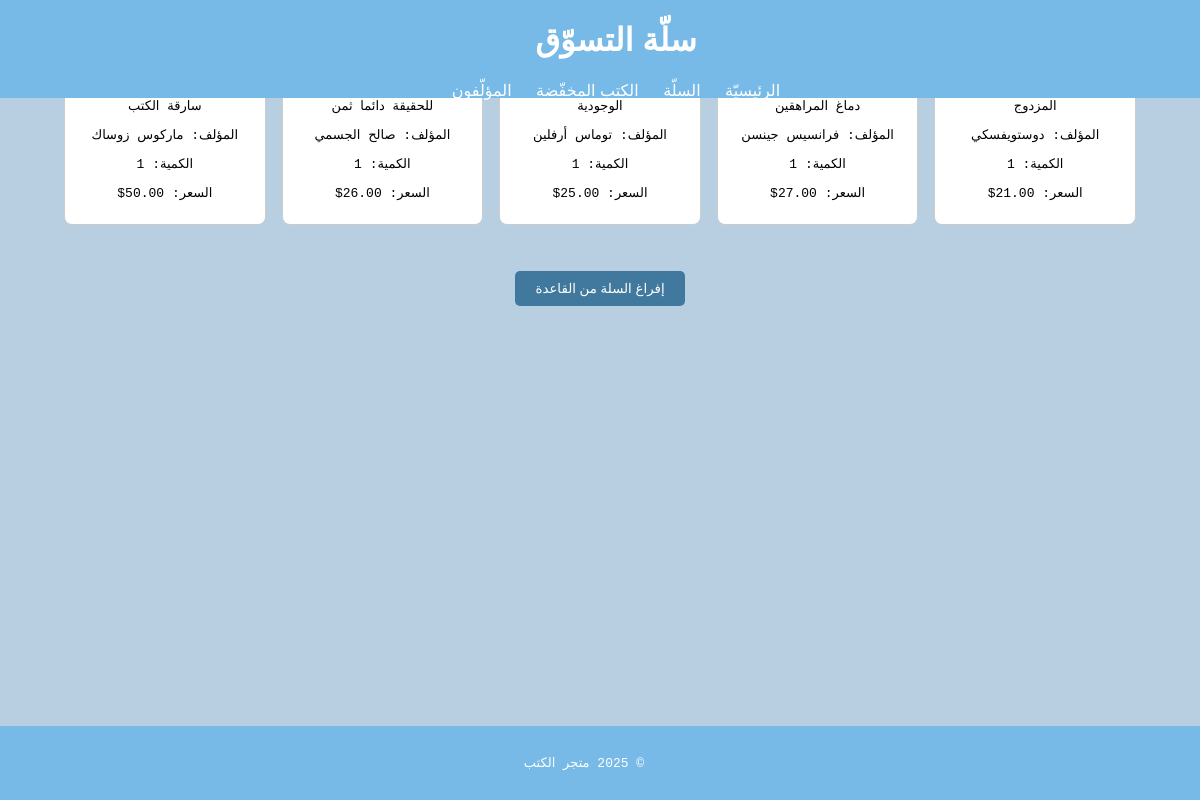
The page /Project2.html on the database as committed earlier.
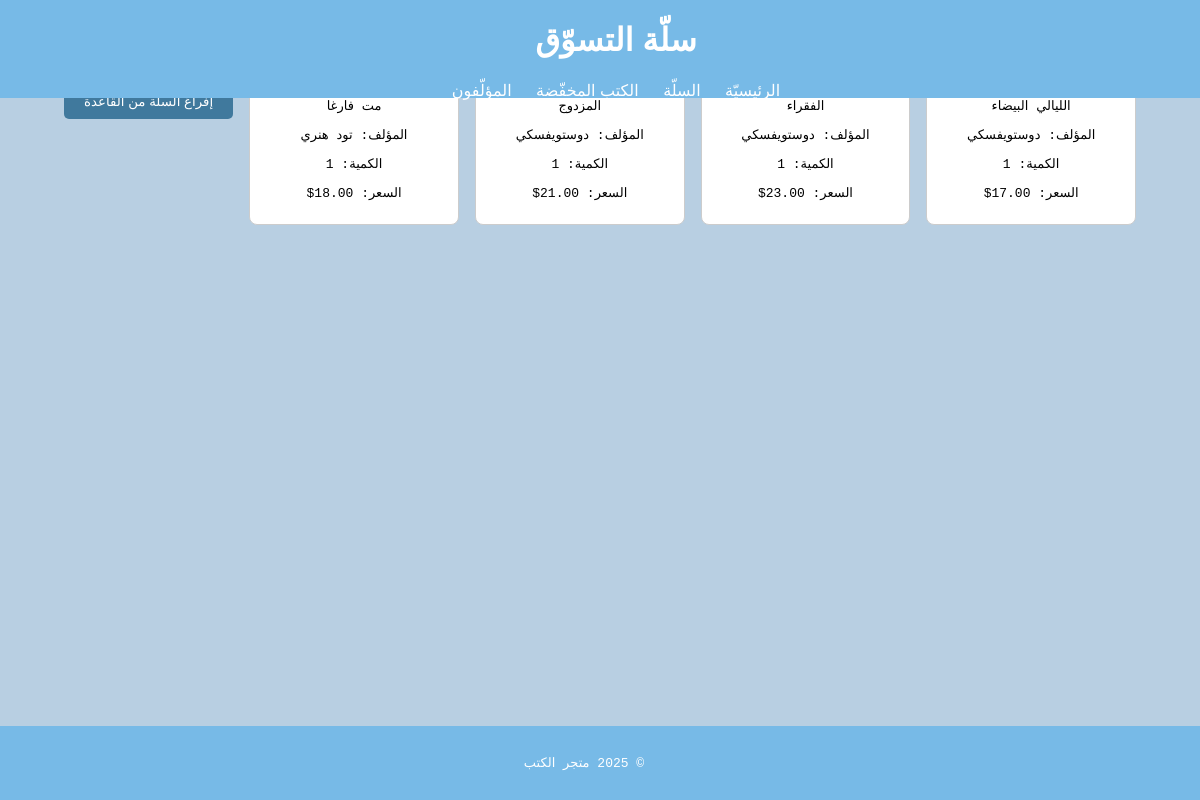
The same page on the database as committed later.
### store/models.py (models this page shows, shortened)
class CartItem(models.Model):
    book = models.ForeignKey(Book, on_delete=models.CASCADE)
    quantity = models.IntegerField(default=1)
    added_at = models.DateTimeField(auto_now_add=True)

class Book(models.Model):
    title = models.CharField(max_length=200)
    author = models.CharField(max_length=50)
    price = models.DecimalField(max_digits=4, decimal_places=2)
    image = models.ImageField(upload_to='images/', blank=True, null=True)

### store/views.py (the view)
# urls.py: path('Project2.html', views.Project2, name='project2'),
def Project2(request):
    items = CartItem.objects.all()
    return render(request, 'store/Project2.html', {'items': items})

### store/templates/store/Project2.html (shortened to what this page needs)
{% load static %}
<!DOCTYPE html>
<html lang="ar">
<head>
    <link rel="stylesheet" href="{% static 'css/style.css' %}">
</head>
<body>
    <header>
        <h1>سلّة التسوّق</h1>
        <nav>
            <ul>
                <li><a href="{% url 'home' %}">الرئيسيّة</a></li>
                <li><a href="{% url 'project2' %}">السلّة</a></li>
                <li><a href="{% url 'project3' %}">الكتب المخفّضة</a></li>
                <li><a href="{% url 'project4' %}">المؤلّفون</a></li>
            </ul>
        </nav>
    </header>
    <main>
        <section id="cart-items">
            {% if items %}
                {% for item in items %}
                    <div class="cart-item" style="border: 1px solid #ccc; padding: 10px; margin: 10px 0; border-radius: 8px;">
                        <h3>{{ item.book.title }}</h3>
                        <p>المؤلف: {{ item.book.author }}</p>
                        <p>الكمية: {{ item.quantity }}</p>
                        <p>السعر: {{ item.book.price }}$</p>
                    </div>
                {% endfor %}
                <form method="post" action="{% url 'clear_cart' %}">
                    <button class="btn_cl" type="submit" style="margin-top: 20px; background-color: rgb(64, 121, 157); color: white; padding: 10px 20px; border: none; border-radius: 5px;">
                         إفراغ السلة من القاعدة
                    </button>
                </form>
            {% else %}
                <p> لا توجد عناصر في السلة حالياً.</p>
            {% endif %}
        </section>
    </main>
    <footer>
        <p>&copy; 2025 متجر الكتب</p>
    </footer>
</body>
</html>

### store/static/css/style.css (style rules this page uses)
body { font-family: Arial, sans-serif; direction: rtl; margin: 0; padding: 0; background-color: #b8cfe2; }
header { background-color: #77bae7; color: white; text-align: center; position: fixed; z-index: 999; top: 0; left: 0; width: 100%; height: 90px; margin: 0px; padding: 8px 16px; margin-top: 0px; padding-top: 0px; }
nav ul { list-style-type: none; padding: 0; }
nav ul li { display: inline; margin: 0 10px; }
nav ul li a { color: white; text-decoration: none; }
main { padding: 2rem; }
#books, #cart-items { display: flex; flex-direction: row; align-items: flex-start; gap: 1rem; justify-content: center; flex-wrap: wrap; }
.book, .cart-item { background-color: white; border: 1px solid #4d9bb3; border-radius: 5px; margin: 1rem; padding: 1rem; text-align: center; width: 200px; }
h3, p { font-family: monospace; font-size: medium; font-style: inherit; font-weight: 300; }
footer { background-color: #77bae7; color: white; text-align: center; padding: 1rem; position: fixed; bottom: 0; width: 100%; }
button { display: inline-block !important; visibility: visible !important; opacity: 1 !important; }
.cart-item { background-color: white; border: 1px solid #4d9bb3; border-radius: 5px; padding: 1rem; text-align: center; flex: 1 1 200px; max-width: 220px; box-sizing: border-box; }
#cart-items { display: flex; flex-direction: row; gap: 1rem; overflow-x: auto; padding: 2rem; }
.btn_cl { border: #555; flex-direction: row; border-radius: 15px; }

Rows that differ between the two databases and show on the page:
removed CartItem: book "دماغ المراهقين", book.author "فرانسيس جينسن", quantity "1", book.price "27.00"
removed CartItem: book "الوجودية", book.author "توماس أرفلين", quantity "1", book.price "25.00"
removed CartItem: book "للحقيقة دائما ثمن", book.author "صالح الجسمي", quantity "1", book.price "26.00"
removed CartItem: book "سارقة الكتب", book.author "ماركوس زوساك", quantity "1", book.price "50.00"
added CartItem: book "الليالي البيضاء", book.author "دوستويفسكي", quantity "1", book.price "17.00"
added CartItem: book "الفقراء", book.author "دوستويفسكي", quantity "1", book.price "23.00"
added CartItem: book "مت فارغا", book.author "تود هنري", quantity "1", book.price "18.00"
